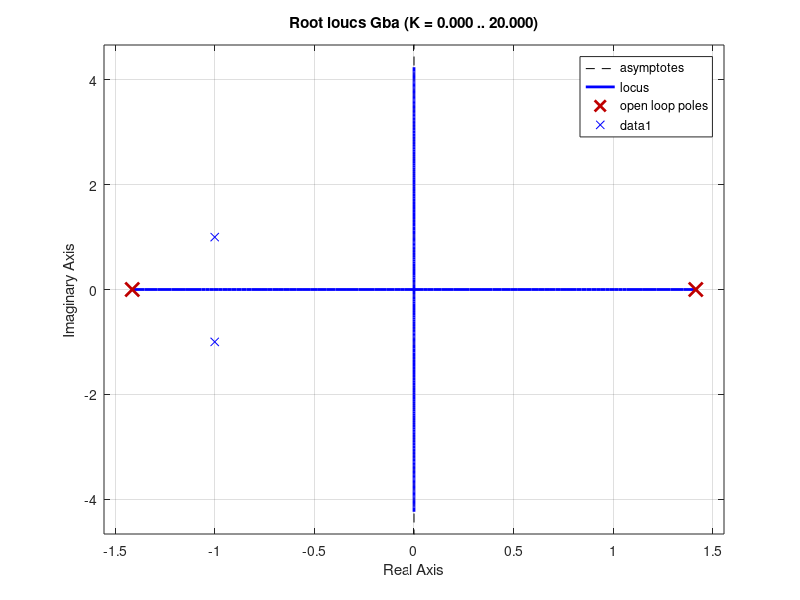
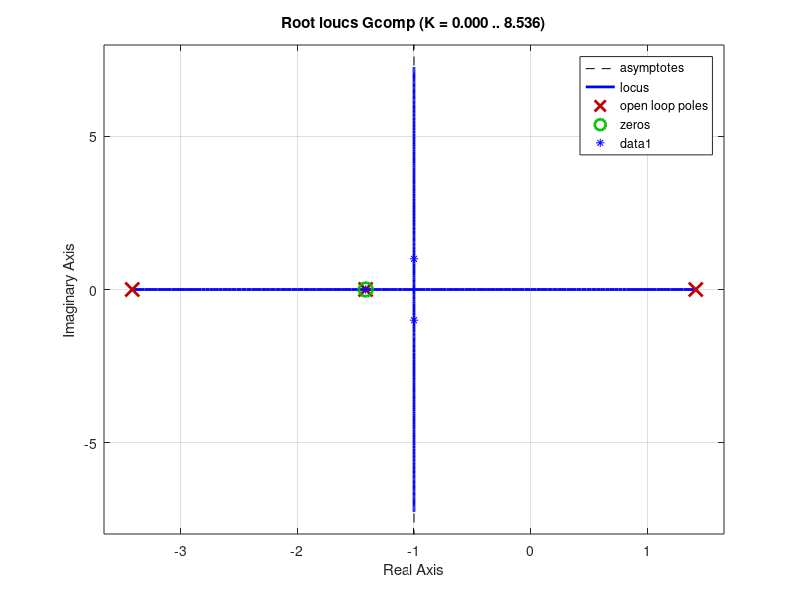

Recreate these plots in MATLAB, in order.
%% Práctica 9 · Compensación en adelanto
% Fundamentos de Control · GIERM (UMA) · curso 2025-26
% Soluciones de las tareas de la práctica (código extraído del Live Script).

%% Tarea 1
% Para diseñar el compensador se recomienda seguir los pasos anteriormente vistos:
% 1. Obtención de los polos dominantes deseados del sistema en bucle cerrado.
s = tf('s');
G = 1/(s^2 -2);
H = 1;
Gba = G*H;
Gbc = feedback(G,H);
pd = [-1+1*i ; -1-1*i]

%% Tarea 2
% 2. Comprobación de si un compesandor proporcional es suficiente.
figure
rlocus(Gba)
hold on
plot(real(pd),imag(pd),'bx');
hold off

%% Tarea 3
% 3. Obtención de la deficiencia de ángulo φ.
% Pista: usar la función angle() de Matlab. rad2deg() permite pasar de radianes a grados.
Gba
s = pd(1);
Gba_ev = 1/(s^2 -2)
phi_Gba_s = rad2deg(angle (Gba_ev))
phi_deseado = 180- phi_Gba_s

%% Tarea 4
% 4. Diseño del compensador: Determinación de α y T para compensar φ. Por ejemplo, elige el cero
% para que cancele un polo real negativo de la función de transferencia del sistema en bucle
% abierto.
zc = -sqrt(2)
T = -1/zc
phi_polo = rad2deg(angle(s-zc))-phi_deseado
pc = real (s) - (imag(s))/(tan (deg2rad(phi_polo)))
alpha = -1/(T*pc)

%% Tarea 5
% 5. Rematamos con la obtención de K_c a partir del lugar de las raíces modificado. Emplear la
% condición de magnitud:
% |K_c frac{(s_1 -z_c )}{(s_1 -p_c )} G(s_1 )H(s_1 )|=1 ⇒ K_c =|frac{(s_1 -p_c )}{(s_1 -z_c
% )}frac{1}{G(s_1 )H(s_1 )}|
kc = abs( ((s^2-2)*(s-pc)) / (s - zc) )
s = tf('s');
G_comp = zpk (zc, pc, kc)

%% Tarea 6
% Obtener los polos dominantes de la función de transferencia del sistema, incluyendo al
% compensador, en bucle cerrado. Comprobar si se corresponden con los deseados.
% Mostrar el nuevo lugar de las raíces e indicar con asteriscos los polos de bucle cerrado.
% Pista: usa plot.
Gba
G_compensador = (s+1.4142)/(s+3.4142)
Gcomp = kc*Gba*G_compensador
polos_bc = pole( feedback(Gcomp,1) )
figure
rlocus(Gcomp)
hold on
plot (real(polos_bc), imag(polos_bc), '*b')
